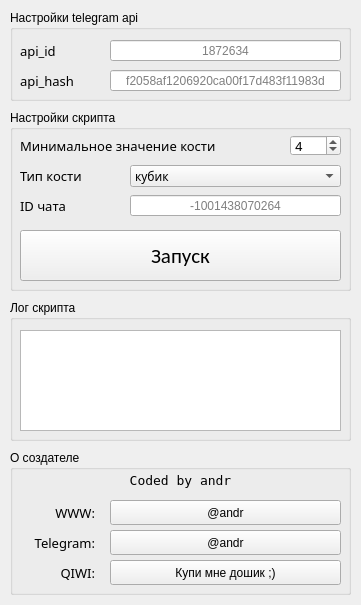
<?xml version="1.0" encoding="UTF-8"?>
<ui version="4.0">
 <class>MainWindow</class>
 <widget class="QMainWindow" name="MainWindow">
  <property name="geometry">
   <rect>
    <x>0</x>
    <y>0</y>
    <width>361</width>
    <height>605</height>
   </rect>
  </property>
  <property name="sizePolicy">
   <sizepolicy hsizetype="Fixed" vsizetype="Fixed">
    <horstretch>0</horstretch>
    <verstretch>0</verstretch>
   </sizepolicy>
  </property>
  <property name="minimumSize">
   <size>
    <width>361</width>
    <height>605</height>
   </size>
  </property>
  <property name="maximumSize">
   <size>
    <width>361</width>
    <height>605</height>
   </size>
  </property>
  <property name="mouseTracking">
   <bool>true</bool>
  </property>
  <property name="focusPolicy">
   <enum>Qt::ClickFocus</enum>
  </property>
  <property name="windowTitle">
   <string>AutoDice v1.1</string>
  </property>
  <property name="windowIcon">
   <iconset>
    <normaloff>dice3.ico</normaloff>dice3.ico</iconset>
  </property>
  <property name="autoFillBackground">
   <bool>false</bool>
  </property>
  <property name="iconSize">
   <size>
    <width>30</width>
    <height>30</height>
   </size>
  </property>
  <widget class="QWidget" name="autodice">
   <property name="mouseTracking">
    <bool>true</bool>
   </property>
   <widget class="QGroupBox" name="tg_api_settings">
    <property name="geometry">
     <rect>
      <x>10</x>
      <y>10</y>
      <width>341</width>
      <height>91</height>
     </rect>
    </property>
    <property name="title">
     <string>Настройки telegram api</string>
    </property>
    <widget class="QLabel" name="api_hash_label">
     <property name="geometry">
      <rect>
       <x>10</x>
       <y>60</y>
       <width>81</width>
       <height>21</height>
      </rect>
     </property>
     <property name="font">
      <font>
       <family>Noto Serif Georgian</family>
       <pointsize>10</pointsize>
      </font>
     </property>
     <property name="text">
      <string>api_hash</string>
     </property>
    </widget>
    <widget class="QLabel" name="api_id_label">
     <property name="geometry">
      <rect>
       <x>10</x>
       <y>30</y>
       <width>60</width>
       <height>21</height>
      </rect>
     </property>
     <property name="font">
      <font>
       <family>Noto Serif Georgian</family>
       <pointsize>10</pointsize>
      </font>
     </property>
     <property name="text">
      <string>api_id</string>
     </property>
    </widget>
    <widget class="QLineEdit" name="api_hash">
     <property name="geometry">
      <rect>
       <x>100</x>
       <y>60</y>
       <width>231</width>
       <height>21</height>
      </rect>
     </property>
     <property name="text">
      <string/>
     </property>
     <property name="alignment">
      <set>Qt::AlignCenter</set>
     </property>
     <property name="placeholderText">
      <string>f2058af1206920ca00f17d483f11983d</string>
     </property>
    </widget>
    <widget class="QLineEdit" name="api_id">
     <property name="geometry">
      <rect>
       <x>100</x>
       <y>30</y>
       <width>231</width>
       <height>21</height>
      </rect>
     </property>
     <property name="text">
      <string/>
     </property>
     <property name="alignment">
      <set>Qt::AlignCenter</set>
     </property>
     <property name="placeholderText">
      <string>1872634</string>
     </property>
    </widget>
   </widget>
   <widget class="QGroupBox" name="script_log">
    <property name="geometry">
     <rect>
      <x>10</x>
      <y>300</y>
      <width>341</width>
      <height>141</height>
     </rect>
    </property>
    <property name="title">
     <string>Лог скрипта</string>
    </property>
    <widget class="QTextBrowser" name="log">
     <property name="geometry">
      <rect>
       <x>10</x>
       <y>30</y>
       <width>321</width>
       <height>101</height>
      </rect>
     </property>
     <property name="openLinks">
      <bool>false</bool>
     </property>
    </widget>
   </widget>
   <widget class="QGroupBox" name="script_settings">
    <property name="geometry">
     <rect>
      <x>10</x>
      <y>110</y>
      <width>341</width>
      <height>181</height>
     </rect>
    </property>
    <property name="title">
     <string>Настройки скрипта</string>
    </property>
    <widget class="QLineEdit" name="chat_id">
     <property name="geometry">
      <rect>
       <x>120</x>
       <y>85</y>
       <width>211</width>
       <height>21</height>
      </rect>
     </property>
     <property name="text">
      <string/>
     </property>
     <property name="alignment">
      <set>Qt::AlignCenter</set>
     </property>
     <property name="placeholderText">
      <string>-1001438070264</string>
     </property>
    </widget>
    <widget class="QLabel" name="chat_id_label">
     <property name="geometry">
      <rect>
       <x>10</x>
       <y>80</y>
       <width>81</width>
       <height>31</height>
      </rect>
     </property>
     <property name="font">
      <font>
       <family>Noto Serif Georgian</family>
       <pointsize>10</pointsize>
      </font>
     </property>
     <property name="text">
      <string>ID чата</string>
     </property>
    </widget>
    <widget class="QSpinBox" name="min_value">
     <property name="geometry">
      <rect>
       <x>280</x>
       <y>25</y>
       <width>51</width>
       <height>21</height>
      </rect>
     </property>
     <property name="font">
      <font>
       <family>Noto Mono</family>
       <pointsize>10</pointsize>
      </font>
     </property>
     <property name="minimum">
      <number>1</number>
     </property>
     <property name="maximum">
      <number>6</number>
     </property>
     <property name="value">
      <number>4</number>
     </property>
    </widget>
    <widget class="QPushButton" name="start_button">
     <property name="geometry">
      <rect>
       <x>10</x>
       <y>120</y>
       <width>321</width>
       <height>51</height>
      </rect>
     </property>
     <property name="font">
      <font>
       <family>Calibri</family>
       <pointsize>16</pointsize>
       <weight>50</weight>
       <bold>false</bold>
      </font>
     </property>
     <property name="text">
      <string>Запуск</string>
     </property>
     <property name="checkable">
      <bool>true</bool>
     </property>
     <property name="checked">
      <bool>false</bool>
     </property>
    </widget>
    <widget class="QLabel" name="min_value_label">
     <property name="geometry">
      <rect>
       <x>10</x>
       <y>20</y>
       <width>261</width>
       <height>31</height>
      </rect>
     </property>
     <property name="font">
      <font>
       <family>Noto Serif Georgian</family>
       <pointsize>10</pointsize>
      </font>
     </property>
     <property name="text">
      <string>Минимальное значение кости</string>
     </property>
    </widget>
    <widget class="QLabel" name="dice_type_label">
     <property name="geometry">
      <rect>
       <x>10</x>
       <y>50</y>
       <width>81</width>
       <height>31</height>
      </rect>
     </property>
     <property name="font">
      <font>
       <family>Noto Serif Georgian</family>
       <pointsize>10</pointsize>
      </font>
     </property>
     <property name="text">
      <string>Тип кости</string>
     </property>
    </widget>
    <widget class="QComboBox" name="dice_type">
     <property name="geometry">
      <rect>
       <x>120</x>
       <y>55</y>
       <width>211</width>
       <height>22</height>
      </rect>
     </property>
     <property name="font">
      <font>
       <family>Trebuchet MS</family>
       <pointsize>9</pointsize>
       <weight>50</weight>
       <italic>false</italic>
       <bold>false</bold>
      </font>
     </property>
     <property name="editable">
      <bool>false</bool>
     </property>
     <property name="currentIndex">
      <number>0</number>
     </property>
     <property name="maxVisibleItems">
      <number>3</number>
     </property>
     <property name="maxCount">
      <number>3</number>
     </property>
     <item>
      <property name="text">
       <string>кубик</string>
      </property>
     </item>
     <item>
      <property name="text">
       <string>дартс</string>
      </property>
     </item>
     <item>
      <property name="text">
       <string>баскетбол</string>
      </property>
     </item>
    </widget>
   </widget>
   <widget class="QGroupBox" name="about_coder">
    <property name="geometry">
     <rect>
      <x>10</x>
      <y>450</y>
      <width>341</width>
      <height>145</height>
     </rect>
    </property>
    <property name="font">
     <font>
      <stylestrategy>PreferDefault</stylestrategy>
      <kerning>true</kerning>
     </font>
    </property>
    <property name="title">
     <string>О создателе</string>
    </property>
    <widget class="QLabel" name="coded_by">
     <property name="geometry">
      <rect>
       <x>10</x>
       <y>20</y>
       <width>321</width>
       <height>21</height>
      </rect>
     </property>
     <property name="font">
      <font>
       <family>Terminal</family>
       <pointsize>10</pointsize>
       <weight>50</weight>
       <bold>false</bold>
       <strikeout>false</strikeout>
       <stylestrategy>PreferDefault</stylestrategy>
       <kerning>true</kerning>
      </font>
     </property>
     <property name="focusPolicy">
      <enum>Qt::NoFocus</enum>
     </property>
     <property name="layoutDirection">
      <enum>Qt::LeftToRight</enum>
     </property>
     <property name="autoFillBackground">
      <bool>false</bool>
     </property>
     <property name="frameShadow">
      <enum>QFrame::Plain</enum>
     </property>
     <property name="text">
      <string>Coded by andr</string>
     </property>
     <property name="textFormat">
      <enum>Qt::AutoText</enum>
     </property>
     <property name="scaledContents">
      <bool>false</bool>
     </property>
     <property name="alignment">
      <set>Qt::AlignCenter</set>
     </property>
    </widget>
    <widget class="QLabel" name="web_label">
     <property name="geometry">
      <rect>
       <x>10</x>
       <y>50</y>
       <width>75</width>
       <height>25</height>
      </rect>
     </property>
     <property name="font">
      <font>
       <family>Trebuchet MS</family>
       <pointsize>10</pointsize>
       <stylestrategy>PreferDefault</stylestrategy>
       <kerning>true</kerning>
      </font>
     </property>
     <property name="text">
      <string>WWW:</string>
     </property>
     <property name="alignment">
      <set>Qt::AlignRight|Qt::AlignTrailing|Qt::AlignVCenter</set>
     </property>
    </widget>
    <widget class="QPushButton" name="web_button">
     <property name="geometry">
      <rect>
       <x>100</x>
       <y>50</y>
       <width>231</width>
       <height>25</height>
      </rect>
     </property>
     <property name="text">
      <string>@andr</string>
     </property>
    </widget>
    <widget class="QLabel" name="tg_label">
     <property name="geometry">
      <rect>
       <x>10</x>
       <y>80</y>
       <width>75</width>
       <height>25</height>
      </rect>
     </property>
     <property name="font">
      <font>
       <family>Trebuchet MS</family>
       <pointsize>10</pointsize>
       <stylestrategy>PreferDefault</stylestrategy>
       <kerning>true</kerning>
      </font>
     </property>
     <property name="text">
      <string>Telegram:</string>
     </property>
     <property name="alignment">
      <set>Qt::AlignRight|Qt::AlignTrailing|Qt::AlignVCenter</set>
     </property>
    </widget>
    <widget class="QPushButton" name="tg_button">
     <property name="geometry">
      <rect>
       <x>100</x>
       <y>80</y>
       <width>231</width>
       <height>25</height>
      </rect>
     </property>
     <property name="text">
      <string>@andr</string>
     </property>
    </widget>
    <widget class="QLabel" name="qiwi_label">
     <property name="geometry">
      <rect>
       <x>10</x>
       <y>110</y>
       <width>75</width>
       <height>25</height>
      </rect>
     </property>
     <property name="font">
      <font>
       <family>Trebuchet MS</family>
       <pointsize>10</pointsize>
       <stylestrategy>PreferDefault</stylestrategy>
       <kerning>true</kerning>
      </font>
     </property>
     <property name="text">
      <string>QIWI:</string>
     </property>
     <property name="alignment">
      <set>Qt::AlignRight|Qt::AlignTrailing|Qt::AlignVCenter</set>
     </property>
    </widget>
    <widget class="QPushButton" name="qiwi_button">
     <property name="geometry">
      <rect>
       <x>100</x>
       <y>110</y>
       <width>231</width>
       <height>25</height>
      </rect>
     </property>
     <property name="text">
      <string>Купи мне дошик ;)</string>
     </property>
    </widget>
   </widget>
  </widget>
 </widget>
 <resources/>
 <connections/>
</ui>
